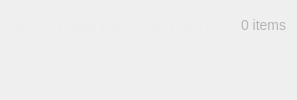
        <widget class="DiscoveredPage" name="discovered_page">
         <layout class="QVBoxLayout" name="verticalLayout">
          <property name="spacing">
           <number>0</number>
          </property>
          <property name="leftMargin">
           <number>0</number>
          </property>
          <property name="topMargin">
           <number>0</number>
          </property>
          <property name="rightMargin">
           <number>0</number>
          </property>
          <property name="bottomMargin">
           <number>0</number>
          </property>
          <item>
           <widget class="QWidget" name="widget_22" native="true">
            <property name="sizePolicy">
             <sizepolicy hsizetype="Preferred" vsizetype="Fixed">
              <horstretch>0</horstretch>
              <verstretch>0</verstretch>
             </sizepolicy>
            </property>
            <layout class="QHBoxLayout" name="horizontalLayout_35">
             <property name="spacing">
              <number>0</number>
             </property>
             <property name="leftMargin">
              <number>0</number>
             </property>
             <property name="topMargin">
              <number>0</number>
             </property>
             <property name="rightMargin">
              <number>0</number>
             </property>
             <property name="bottomMargin">
              <number>0</number>
             </property>
             <item>
              <widget class="QLabel" name="discovered_channels_header_label">
               <property name="sizePolicy">
                <sizepolicy hsizetype="Expanding" vsizetype="Fixed">
                 <horstretch>0</horstretch>
                 <verstretch>0</verstretch>
                </sizepolicy>
               </property>
               <property name="minimumSize">
                <size>
                 <width>0</width>
                 <height>50</height>
                </size>
               </property>
               <property name="maximumSize">
                <size>
                 <width>16777215</width>
                 <height>50</height>
                </size>
               </property>
               <property name="styleSheet">
                <string notr="true">color: #eee;
background-color: transparent;
font-size: 20px;
font-weight: bold;
margin: 10px;</string>
               </property>
               <property name="text">
                <string>Discovered channels</string>
               </property>
              </widget>
             </item>
             <item>
              <spacer name="horizontalSpacer_59">
               <property name="orientation">
                <enum>Qt::Horizontal</enum>
               </property>
               <property name="sizeType">
                <enum>QSizePolicy::Fixed</enum>
               </property>
               <property name="sizeHint" stdset="0">
                <size>
                 <width>10</width>
                 <height>20</height>
                </size>
               </property>
              </spacer>
             </item>
             <item>
              <widget class="QLabel" name="num_discovered_channels_label">
               <property name="sizePolicy">
                <sizepolicy hsizetype="Minimum" vsizetype="Preferred">
                 <horstretch>0</horstretch>
                 <verstretch>0</verstretch>
                </sizepolicy>
               </property>
               <property name="styleSheet">
                <string notr="true">font-size: 14px;
color: #B5B5B5;</string>
               </property>
               <property name="text">
                <string>0 items</string>
               </property>
              </widget>
             </item>
             <item>
              <spacer name="horizontalSpacer_62">
               <property name="orientation">
                <enum>Qt::Horizontal</enum>
               </property>
               <property name="sizeType">
                <enum>QSizePolicy::Fixed</enum>
               </property>
               <property name="sizeHint" stdset="0">
                <size>
                 <width>10</width>
                 <height>20</height>
                </size>
               </property>
              </spacer>
             </item>
            </layout>
           </widget>
          </item>
          <item>
           <widget class="ChannelViewWidget" name="discovered_channels_container" native="true"/>
          </item>
         </layout>
        </widget>
